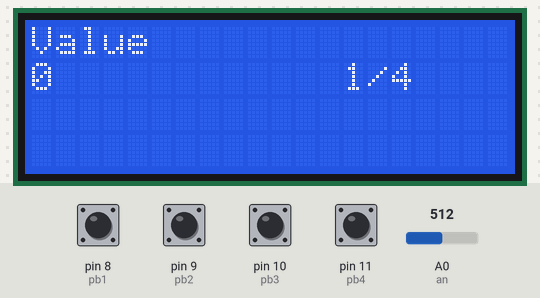
Bench run of a sketch on a simulated Arduino Uno, built with avr-gcc and run on an emulated ATmega328P. Parts: 20×4 character LCD. Inputs (shaded band) come from the test bench; at power-on: pin 8 (pb1), pin 9 (pb2), pin 10 (pb3), pin 11 (pb4) HIGH, A0 (an) = 512.

Above: at 1.2 s.
1.3 s: pin 9 (pb2) pulled LOW for 0.15 s
At 2.8 s:
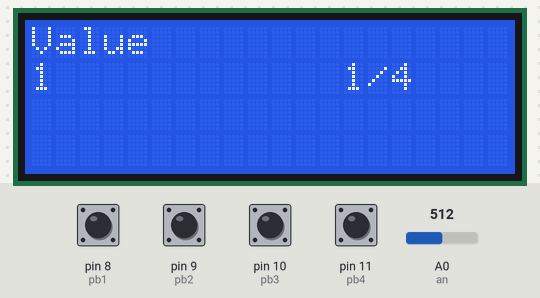
3.3 s: pin 11 (pb4) pulled LOW for 0.15 s
At 4.1 s:
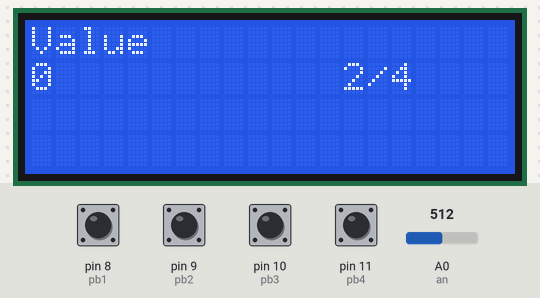
4.9 s: pin 9 (pb2) pulled LOW for 1 s
At 7.0 s:
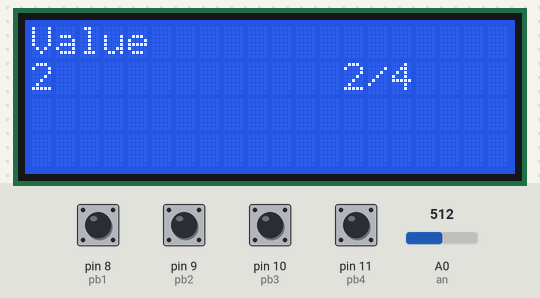
7.4 s: pin 11 (pb4) pulled LOW for 1 s
At 9.6 s:
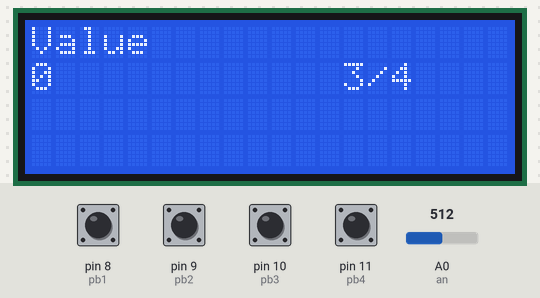
Timing chart, 0 to 10.9 s (numbered marks = the images above; inputs shaded):
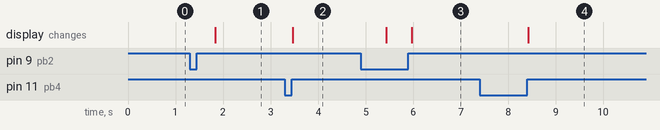

Measured:
- after the input at 1.3 s, the display: changes after 0.54 s (image 1)
- after the input at 3.3 s, the display: changes after 0.17 s (image 2)
- after the input at 4.9 s, the display: first changes after 0.53 s (image 3 shows a later state)
- after the input at 7.4 s, the display: changes after 1.0 s (image 4)

The sketch:

MultiScreenValues.ino
```cpp
//www.youtube.com/arafamicrosystems
#include <LiquidCrystal_I2C.h>
#define pb1 8 // Decrement
#define pb2 9 // Increment
#define pb3 10 // Prev
#define pb4 11 // Next
#define an A0 // Potentiometer
int count=0, value0, value1, value2, value3;
// initialize the library with the numbers of the interface pins
LiquidCrystal_I2C lcd(0x27,20,4);
void setup()
{
  lcd.init();                      // initialize the lcd
  lcd.backlight();
  pinMode(pb1,INPUT_PULLUP);
  pinMode(pb2,INPUT_PULLUP);
  pinMode(pb3,INPUT_PULLUP);
  pinMode(pb4,INPUT_PULLUP);
}

void loop()
{
  if(digitalRead(pb4)==LOW)
  {
    delay(10);
    while(digitalRead(pb4)==LOW);
    count++;
    if(count>3) count=3;
  }

  if(digitalRead(pb3)==LOW)
  {
    delay(10);
    while(digitalRead(pb3)==LOW);
    count--;
    if(count<0) count=0;
  }

  switch(count)
  {
    case 0:
    page0();
    break;

    case 1:
    page1();
    break;

    case 2:
    page2();
    break;

    case 3:
    page3();
    break;
  }

}

void page0()
{
  lcd.setCursor(0,0);
  lcd.print("Value     ");
  lcd.setCursor(13,1);
  lcd.print("1/4");
  check();
  lcd.setCursor(0,1);
  lcd.print(value0);
  lcd.print("      ");

}

void page1()
{
  lcd.setCursor(0,0);
  lcd.print("Value     ");
  lcd.setCursor(13,1);
  lcd.print("2/4");
  check();
  lcd.setCursor(0,1);
  lcd.print(value1);
  lcd.print("      ");
}

void page2()
{
  lcd.setCursor(0,0);
  lcd.print("Value     ");
  lcd.setCursor(13,1);
  lcd.print("3/4");
  check();
  lcd.setCursor(0,1);
  lcd.print(value2);
  lcd.print("      ");
}

void page3()
{
  lcd.setCursor(0,0);
  lcd.print("Value     ");
  lcd.setCursor(13,1);
  lcd.print("4/4");
  check();
  lcd.setCursor(0,1);
  lcd.print(value3);
  lcd.print("      ");
}

void check()
{
  if(digitalRead(pb2)==LOW)
  {
    delay(analogRead(an));
    switch(count)
    {
      case 0:
      value0++;
      break;

      case 1:
      value1++;
      break;

      case 2:
      value2++;
      break;

      case 3:
      value3++;
      break;

    }
  }

  if(digitalRead(pb1)==LOW)
  {
    delay(analogRead(an));
    switch(count)
    {
      case 0:
      value0--;
      if(value0<0) value0=0;
      break;

      case 1:
      value1--;
      if(value1<0) value1=0;
      break;

      case 2:
      value2--;
      if(value2<0) value2=0;
      break;

      case 3:
      value3--;
      if(value3<0) value3=0;
      break;

    }
  }
}
```
